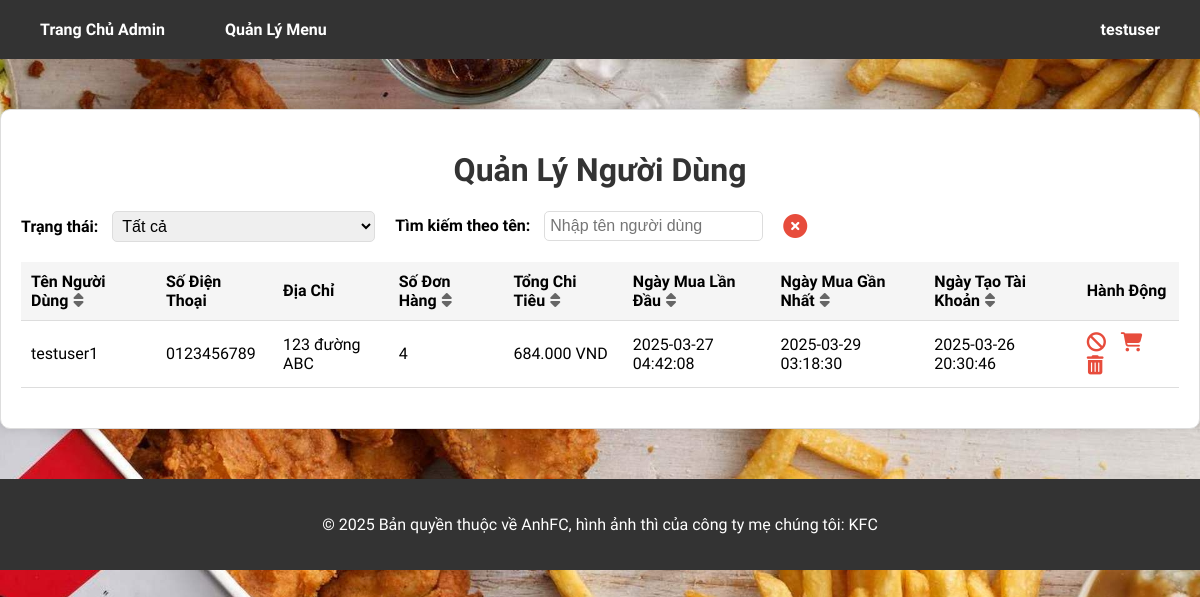
The page /AnhFC/php/admin_user_manager.php (signed in) on the database its author committed.
### tables this page shows
CREATE TABLE `users` (
  `id` int(11) NOT NULL,
  `username` varchar(255) NOT NULL,
  `email` varchar(255) NOT NULL,
  `phone` varchar(20) NOT NULL,
  `address` text DEFAULT NULL,
  `password` varchar(255) NOT NULL,
  `created_at` timestamp NOT NULL DEFAULT current_timestamp(),
  `is_admin` tinyint(1) DEFAULT 0,
  `restrict_cod` tinyint(1) DEFAULT 0,
  `restrict_order` tinyint(1) DEFAULT 0
);

### AnhFC/php/admin_user_manager.php (the view, shortened to what this page needs)
<?php
include 'dbconnection.php';
        ?>
        <?php
$users = [];
$stmt = $conn->prepare("SELECT id, username, phone, address, created_at, restrict_cod, restrict_order
                        FROM users
                        WHERE is_admin = 0
                        ORDER BY created_at DESC");
$stmt->execute();
$result = $stmt->get_result();
while ($user = $result->fetch_assoc()) {
    $stmt_orders = $conn->prepare("SELECT COUNT(*) as order_count
                                   FROM orders
                                   WHERE user_id = ?");
    $stmt_orders->bind_param("i", $user['id']);
    $stmt_orders->execute();
    $order_count_result = $stmt_orders->get_result();
    $user['order_count'] = $order_count_result->fetch_assoc()['order_count'];
    $stmt_total = $conn->prepare("SELECT SUM(final_amount) as total_spent
                                  FROM orders
                                  WHERE user_id = ? AND status = 'Completed'");
    $stmt_total->bind_param("i", $user['id']);
    $stmt_total->execute();
    $total_result = $stmt_total->get_result();
    $user['total_spent'] = $total_result->fetch_assoc()['total_spent'] ?? 0;
    $stmt_first = $conn->prepare("SELECT MIN(order_date) as first_order_date
                                  FROM orders
                                  WHERE user_id = ?");
    $stmt_first->bind_param("i", $user['id']);
    $stmt_first->execute();
    $first_result = $stmt_first->get_result();
    $user['first_order_date'] = $first_result->fetch_assoc()['first_order_date'] ?? '-';
    $stmt_last = $conn->prepare("SELECT MAX(order_date) as last_order_date
                                 FROM orders
                                 WHERE user_id = ?");
    $stmt_last->bind_param("i", $user['id']);
    $stmt_last->execute();
    $last_result = $stmt_last->get_result();
    $user['last_order_date'] = $last_result->fetch_assoc()['last_order_date'] ?? '-';
    $users[] = $user;
}
?>
<?php include 'admin_header.php'; ?>
<!DOCTYPE html>
<html lang="en">
<head>
    <link rel="stylesheet" href="../css/style.css">
    <link rel="stylesheet" href="https://cdnjs.cloudflare.com/ajax/libs/font-awesome/6.4.0/css/all.min.css">
</head>
<body>
    <div class="user-manager-container">
        <h1>Quản Lý Người Dùng</h1>
        <div class="filter-section">
            <div>
                <label for="status-filter">Trạng thái:</label>
                <select id="status-filter" onchange="filterUsers()">
                    <option value="All">Tất cả</option>
                </select>
            </div>
            <div>
                <label for="search-input">Tìm kiếm theo tên:</label>
                <input type="text" id="search-input" oninput="filterUsers()" placeholder="Nhập tên người dùng">
            </div>
            <div>
                <i class="fas fa-times-circle reset-icon" onclick="resetFilters()" title="Xóa bộ lọc"></i>
            </div>
        </div>
        <div id="user-table-container">
            <?php if (empty($users)): ?>
                <p class="message">Không có người dùng nào để hiển thị.</p>
            <?php else: ?>
                <table class="user-table">
                    <tr>
                        <th class="sortable" data-column="username" onclick="sortTable('username')">Tên Người Dùng</th>
                        <th>Số Điện Thoại</th>
                        <th>Địa Chỉ</th>
                        <th class="sortable" data-column="order_count" onclick="sortTable('order_count')">Số Đơn Hàng</th>
                        <th class="sortable" data-column="total_spent" onclick="sortTable('total_spent')">Tổng Chi Tiêu</th>
                        <th class="sortable" data-column="first_order_date" onclick="sortTable('first_order_date')">Ngày Mua Lần Đầu</th>
                        <th class="sortable" data-column="last_order_date" onclick="sortTable('last_order_date')">Ngày Mua Gần Nhất</th>
                        <th class="sortable" data-column="created_at" onclick="sortTable('created_at')">Ngày Tạo Tài Khoản</th>
                        <th>Hành Động</th>
                    </tr>
                    <?php foreach ($users as $user): ?>
                        <tr>
                            <td><?php echo htmlspecialchars($user['username']); ?></td>
                            <td><?php echo htmlspecialchars($user['phone'] ?? '-'); ?></td>
                            <td><?php echo htmlspecialchars($user['address'] ?? '-'); ?></td>
                            <td><?php echo $user['order_count']; ?></td>
                            <td><?php echo number_format($user['total_spent'], 0, ',', '.'); ?> VND</td>
                            <td><?php echo htmlspecialchars($user['first_order_date']); ?></td>
                            <td><?php echo htmlspecialchars($user['last_order_date']); ?></td>
                            <td><?php echo htmlspecialchars($user['created_at']); ?></td>
                            <td>
                                <a href="javascript:void(0)"
                                   onclick="toggleRestrictCod(<?php echo $user['id']; ?>, this)"
                                   class="restrict-btn <?php echo $user['restrict_cod'] ? 'restricted' : ''; ?>"
                                   title="<?php echo $user['restrict_cod'] ? 'Bỏ hạn chế COD' : 'Hạn chế COD'; ?>">
                                    <i class="fas fa-ban"></i>
                                </a>
                                <a href="javascript:void(0)"
                                   onclick="toggleRestrictOrder(<?php echo $user['id']; ?>, this)"
                                   class="restrict-order-btn <?php echo $user['restrict_order'] ? 'restricted' : ''; ?>"
                                   title="<?php echo $user['restrict_order'] ? 'Bỏ hạn chế đặt hàng' : 'Hạn chế đặt hàng'; ?>">
                                    <i class="fas fa-shopping-cart"></i>
                                </a>
                                <a href="javascript:void(0)"
                                   onclick="confirmDelete(<?php echo $user['id']; ?>)"
                                   class="delete-btn"
                                   title="Xóa người dùng">
                                    <i class="fas fa-trash-alt"></i>
                                </a>
                            </td>
                        </tr>
                    <?php endforeach; ?>
                </table>
            <?php endif; ?>
        </div>
    </div>
</body>
</html>
<?php
include 'footer.php';
?>

### AnhFC/php/admin_header.php (shortened to what this page needs)
<?php
include 'dbconnection.php';
$username = '';
if (isset($_SESSION['user_id'])) {
    $userId = $_SESSION['user_id'];
    $stmt = $conn->prepare("SELECT username FROM users WHERE id = ?");
    $stmt->bind_param("i", $userId);
    $stmt->execute();
    $result = $stmt->get_result();
    $user = $result->fetch_assoc();
    $username = $user['username'] ?? '';
}
?>
<!DOCTYPE html>
<html lang="en">
<head>
    <link rel="stylesheet" href="../css/style.css">
</head>
<body>
    <nav class="navbar">
        <ul>
            <li><a href="admin_home.php">Trang Chủ Admin</a></li>
            <li><a href="admin_menu.php">Quản Lý Menu</a></li>
            <li class="user-menu">
                <?php if (isset($_SESSION['user_id']) && !empty($username)): ?>
                    <div class="dropdown">
                        <a href="#" class="dropbtn"><?php echo htmlspecialchars($username); ?></a>
                    </div>
                <?php else: ?>
                    <a href="admin_login.php">Đăng Nhập</a>
                <?php endif; ?>
            </li>
        </ul>
    </nav>
</body>
</html>

### AnhFC/css/style.css (style rules this page uses)
.navbar { background-color: #333; color: white; padding: 10px; text-align: center; }
.navbar ul { list-style-type: none; padding: 0; margin: 0; display: flex; justify-content: center; }
.navbar ul li { margin: 0 15px; }
.navbar ul li a { color: white; text-decoration: none; font-weight: bold; }

### AnhFC/php/admin_header.php (style rules this page uses)
body { background-image: url('../assets/BG.jpg'); background-size: cover; background-attachment: fixed; margin: 0; padding: 0; }
.navbar { background-color: #333; padding: 10px 0; }
.navbar ul { list-style-type: none; margin: 0; padding: 0 20px; display: flex; justify-content: flex-start; align-items: center; }
.navbar li { position: relative; }
.navbar a { color: white; text-decoration: none; padding: 10px 15px; display: block; font-family: 'Lexend', sans-serif; }
.navbar .user-menu { margin-left: auto; }
.dropdown { position: relative; display: inline-block; }
.dropbtn { cursor: pointer; }

### AnhFC/php/admin_user_manager.php (style rules this page uses)
body { font-family: 'Lexend', sans-serif; background-image: url('../assets/BG.jpg'); background-size: cover; background-attachment: fixed; }
h1 { text-align: center; color: #333; }
.user-manager-container { max-width: 1500px; margin: 50px auto; padding: 20px; background-color: #fff; border: 1px solid #ddd; border-radius: 10px; box-shadow: 0 0 10px rgba(0, 0, 0, 0.1); }
.filter-section { margin-bottom: 20px; display: flex; gap: 20px; align-items: center; flex-wrap: wrap; }
.filter-section label { font-weight: bold; margin-right: 10px; }
.filter-section select, .filter-section input { padding: 5px; border: 1px solid #ddd; border-radius: 5px; font-size: 1rem; }
.filter-section .reset-icon { color: #e74c3c; font-size: 1.5rem; cursor: pointer; transition: color 0.3s; }
.user-table { width: 100%; border-collapse: collapse; margin-bottom: 20px; }
.user-table th, .user-table td { padding: 10px; text-align: left; border-bottom: 1px solid #ddd; }
.user-table th { background-color: #f5f5f5; cursor: pointer; }
.user-table th.sortable::after { content: '\f0dc'; font-family: 'Font Awesome 5 Free'; font-weight: 900; margin-left: 5px; color: #666; }
.user-table .restrict-btn, .user-table .restrict-order-btn, .user-table .delete-btn { color: #e74c3c; text-decoration: none; font-size: 1.2rem; margin-right: 10px; cursor: pointer; }

### rows shown on the page
users: username "testuser"
users: username "testuser1", phone "0123456789", address "123 đường ABC", order_count "4", total_spent "684.000", first_order_date "2025-03-27 04:42:08", last_order_date "2025-03-29 03:18:30", created_at "2025-03-26 20:30:46"
